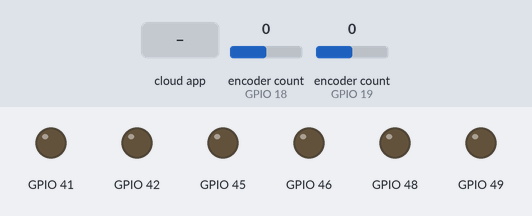
Simulated run of this sketch. Board: ESP32. Shown: output pins drawn as LEDs (lit = HIGH). The test bench sets the inputs (shaded band); at power-on: encoder count (sensors on GPIO 18, GPIO 19) 0. The ROS host is connected and sends only what is stated.

Above: at 1.2 s.
1.3 s: the phone or cloud app sets lwheel_desired_vel to 45
At 3.9 s:
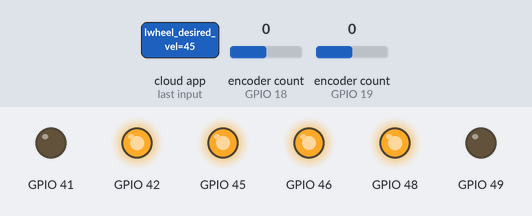
4.3 s: the phone or cloud app sets rwheel_desired_vel to 0
At 5.0 s:
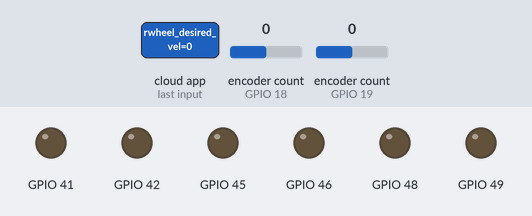
5.8 s: the phone or cloud app sets rwheel_desired_vel to 45
At 8.4 s:
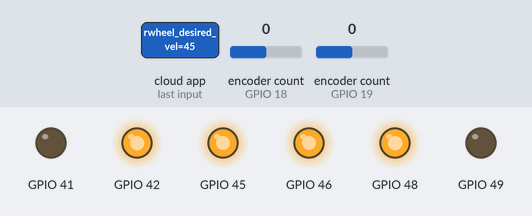
8.8 s: the phone or cloud app sets lwheel_desired_vel to 90
At 10.0 s:
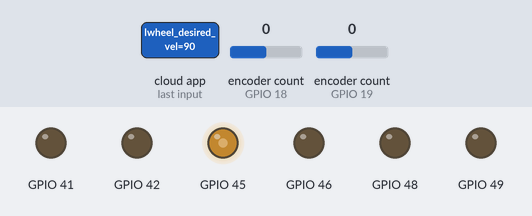
Timing chart, 0 to 11.8 s (numbered marks = the images above; inputs shaded):
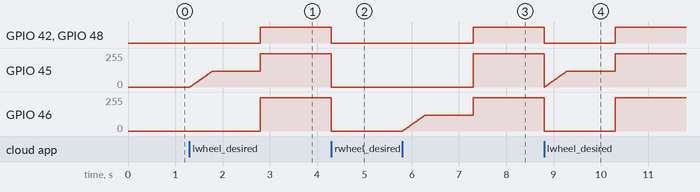

The sketch:

musafir_v2_arduino_forROS.ino
```cpp
#include <Wire.h>
#include <ros.h>
#include <std_msgs/Float32.h>
#include <geometry_msgs/Twist.h>
#include <std_msgs/Int32.h>
#include <std_msgs/Int16.h>
//#include <std_msgs/String.h>

#include <ros/time.h>
#include <tf/tf.h>
#include <tf/transform_broadcaster.h>
#include <nav_msgs/Odometry.h>

ros::NodeHandle  nh;

//geometry_msgs::Quaternion odom_quat;
//geometry_msgs::TransformStamped t;
//tf::TransformBroadcaster broadcaster;

std_msgs::Int16 leftEnc;
ros::Publisher pub_leftEnc("lwheel_ticks", &leftEnc);

std_msgs::Int16 rightEnc;
ros::Publisher pub_rightEnc("rwheel_ticks", &rightEnc);

//std_msgs::Float32 leftWheelVel;
//ros::Publisher pub_leftEncRate("lwheel_rate", &leftWheelVel);

//std_msgs::Float32 rightWheelVel;
//ros::Publisher pub_rightEncRate("rwheel_rate", &rightWheelVel);

geometry_msgs::Twist vel_msg;
ros::Publisher pub_vel("twistVelocity", &vel_msg);

float vl;
float vr;

// ROBOT PARAMETERS                  *************************************************
float WHEELBASE = 0.32 ;                 //m
long int TICKS_PER_REV = 5480 ;
float WHEEL_DIAMETER_METER = 0.16 ;       //m
float DISTANCE_PER_TICK = (M_PI*WHEEL_DIAMETER_METER) / ((float)TICKS_PER_REV) ;

// ODOMETRY PARAMETERS
double x = 0 , y = 0 ;
float theta = 0 , c_theta ;
float sr , sl ,mean_s ;

String dummy_string =" ";
//

unsigned long timeOutPreviousMillis = 0;  //Velocity Time Out.
int velocityTimeOut = 1500; //ms
unsigned long currentMillis = 0;

unsigned long previousMillis = 0;
double interval = 10; // in ms

unsigned long pubPreviousMillis = 0;
int pubInterval = 100;

unsigned long accPreviousMillis = 0;
int accInterval = 3; //ms
double changeVelPerLoop = 0.025; // meter per second square
double windowExit = 0.031; // 0.1m/s before
double accVelL = 0 , accVelR = 0;
double accVelLTemp = 0 , accVelRTemp = 0;

#include "MusafirMotor.h"
MusafirMotor motorL(41, 42, 45);
MusafirMotor motorR(49, 48, 46);

#include <PID_v1.h>
struct motorParams {
  double kp;
  double ki;
  double kd;
};

motorParams motorPIDL;
motorParams motorPIDR;

double measuredVelLeft = 0, measuredVelRight = 0;
double pwmL = 0, pwmR = 0;
double requiredVelLeft = 0, requiredVelRight = 0;
// PID (&input, &output, &setpoint, kp, ki, kd, DIRECT/REVERSE)
PID pidL(&measuredVelLeft, &pwmL, &accVelL, 30 , 0, 0, DIRECT);
PID pidR(&measuredVelRight, &pwmR, &accVelR, 30, 0, 0, DIRECT);
//PID pidL(&measuredVelLeft, &pwmL, &requiredVelLeft, 30 , 0, 0, DIRECT);
//PID pidR(&measuredVelRight, &pwmR, &requiredVelRight, 30, 0, 0, DIRECT);
//      PID////

boolean pidActive = true;

//ros::Subscriber <geometry_msgs::Twist> sub("/cmd_vel", twistCallBack);
void left_wheel_desired_vel(const std_msgs::Int16& rate)
{
  requiredVelLeft = rate.data;
  requiredVelLeft = constrain(requiredVelLeft, -4 , 4);
  //if(requiredVelLeft >= 0.01)
  timeOutPreviousMillis=  millis();
  pidActive = true;
}

void right_wheel_desired_vel(const std_msgs::Int16& rate1)
{
  requiredVelRight = rate1.data ;
  requiredVelRight = constrain(requiredVelRight, -4 , 4);
  //if(requiredVelRight >= 0.01)
  timeOutPreviousMillis= millis();
  pidActive = true;
}

ros::Subscriber <std_msgs::Int16> subRateL("lwheel_desired_vel",left_wheel_desired_vel );
ros::Subscriber <std_msgs::Int16> subRateR("rwheel_desired_vel",right_wheel_desired_vel );


#include <Encoder.h>

Encoder encL(19, 27);
Encoder encR(18, 25);
double encCurrL, encCurrR;
long int encOldL, encOldR;
double encRateL, encRateR;
int enc_left_sign = 1 ;
int enc_right_sign = 1 ;

void setup()
{

  Serial.begin(115200);
//  Wire.begin();        // join i2c bus (address optional for master)
  nh.initNode();
//  broadcaster.init(nh);
  nh.advertise(pub_leftEnc) ;
  nh.advertise(pub_rightEnc);
  nh.advertise(pub_vel);
 // nh.advertise(dummy_odom)  ;
  //nh.advertise(pub_leftEncRate);
  //nh.advertise(pub_rightEncRate);
  //nh.subscribe(sub);
  nh.subscribe(subRateL);
  nh.subscribe(subRateR);

  initPID();

  pidL.SetMode(AUTOMATIC);
  pidR.SetMode(AUTOMATIC);

  motorL.setDir(FORWARD);
  motorR.setDir(FORWARD);
}

void loop()
{
  currentMillis = millis();
  if (int(currentMillis - previousMillis) >= interval) {   //SETTING PID, Encoder and The Navigator.

    previousMillis = currentMillis;
    encCurrL = enc_left_sign * encL.read();
    encCurrR = enc_right_sign * encR.read();

    encRateL = double(encCurrL - encOldL);
    sl = (encRateL/TICKS_PER_REV) * 3.142 * WHEEL_DIAMETER_METER ;
    measuredVelLeft = sl * 100.0; // since interval is 10ms thats why i am multiplying it *100

    encRateR = double(encCurrR - encOldR);
    sr = (encRateR/TICKS_PER_REV) * 3.142 * WHEEL_DIAMETER_METER ;
    measuredVelRight = sr * 100.0; // since interval is 10ms thats why i am multiplying it *100

    //performing odometry calculations
   /* mean_s = (sl + sr) / 2;
    theta = ( (sr - sl) / WHEELBASE ) + theta;

    if (theta>6.283f)
    theta-=6.283;
    else if(theta<0)
    theta+=6.283;

    x = x + mean_s * cos(theta);
    y = y + mean_s * sin(theta);
    t.header.frame_id = "odom";
    t.child_frame_id = "base_link";

    t.transform.translation.x = x;
    t.transform.translation.y = y;

    if(theta > 3.142)
    {
      c_theta = theta - 6.283 ;
      }
    else
    c_theta = theta ;
    odom_quat = tf::createQuaternionFromYaw(c_theta);
    t.transform.rotation = odom_quat;
    t.header.stamp = nh.now();
    broadcaster.sendTransform(t);*/

    vel_msg.linear.x = measuredVelLeft;
    vel_msg.linear.y = measuredVelRight;
    pub_vel.publish(&vel_msg);
    /*odom.child_frame_id = "base_link";
    odom.header.frame_id = "odom";
    odom.pose.pose.position.x = x;
    odom.pose.pose.position.y = y;
    odom.pose.pose.position.z = 0.0;
    odom.pose.pose.orientation = odom_quat;
    pub_odom.publish(&odom);*/
    /*dummy_string = String(x) + " , " + String(y) + " , " + String(theta) ;
    int str_len = dummy_string.length() + 1;
    char char_array[str_len];
    dummy_string.toCharArray(char_array, str_len);
    str_msg.data = char_array;
    dummy_odom.publish(&str_msg);*/
    // ending odometry
    measuredVelLeft = abs(measuredVelLeft);
    measuredVelRight = abs(measuredVelRight);
    /*Serial.print(String(measuredVelLeft));
    Serial.print(" , ");
    Serial.println(requiredVelLeft);*/
    encOldL = encCurrL;
    encOldR = encCurrR;
    if (pidActive) {
      pidL.Compute();
      pidR.Compute();

      motorL.setPWM(pwmL);
      motorR.setPWM(pwmR);
   //Serial.println(pwmL);
    }
    //velocityDrive(100,100);
  }

  if (currentMillis - pubPreviousMillis >= pubInterval) {   //SETTING PID, Encoder and The Navigator.

    pubPreviousMillis = currentMillis;

    leftEnc.data=encCurrL;
    rightEnc.data=encCurrR;

   // leftEncRate.data = encRateL;
    //rightEncRate.data = encRateR;

    pub_leftEnc.publish(&leftEnc);
    pub_rightEnc.publish(&rightEnc);
    //pub_leftEncRate.publish(&leftEncRate);
   // pub_rightEncRate.publish(&rightEncRate);
  }

  if (currentMillis - timeOutPreviousMillis >= velocityTimeOut ) {  // Break Velocity after Certain Time.
    brakeLeftMotor(250);
    brakeRighttMotor(250);
    requiredVelLeft = 0;
    requiredVelRight = 0;
    accVelLTemp = 0;
    accVelRTemp = 0;
    pidActive = false;
  }

  if (long(currentMillis - accPreviousMillis) >= accInterval && pidActive == true ) {  // Break Velocity after Certain Time.
      double a = requiredVelLeft - accVelLTemp;
      if (a > windowExit) {
        accVelLTemp += changeVelPerLoop;
      }
      else if (a < -windowExit) {
       accVelLTemp -= changeVelPerLoop;
      }
      else {
        accVelLTemp = requiredVelLeft;
      }
   // Serial.print("acc: ");
  //  Serial.println(accVelL);
      double b = requiredVelRight - accVelRTemp;
      if (b > windowExit) {
        accVelRTemp += changeVelPerLoop;
      }
      else if (b < -windowExit) {
        accVelRTemp -= changeVelPerLoop;
      }
      else {
        accVelRTemp = requiredVelRight;
      }

      accPreviousMillis = currentMillis ;

      if(accVelLTemp >= 0)
        motorL.setDir(FORWARD);
      else if(accVelLTemp < 0)
        motorL.setDir(BACKWARD);

      if(accVelRTemp >= 0)
        motorR.setDir(FORWARD);
      else if(accVelRTemp < 0)
        motorR. setDir(BACKWARD);

      accVelL = abs(accVelLTemp);
      accVelR = abs(accVelRTemp);
  }
  nh.spinOnce();
}

void velocityDrive(int VL,int VR)
{
  if(VL<0)
  {
    motorL.setDir(BACKWARD);
    motorL.setPWM(abs(VL));
    }
  else
  {
    motorL.setDir(FORWARD);
    motorL.setPWM(abs(VL));
    }
  if(VR<0)
  {
    motorR.setDir(BACKWARD);
    motorR.setPWM(abs(VR));
    }
  else
  {
    motorR.setDir(FORWARD);
    motorR.setPWM(abs(VR));
    }
  }

  void brakeLeftMotor(int intensity)
{
  intensity = constrain(intensity, 0, 250); //Double Checks
  motorL.setDir(BRAKE);
  motorL.setPWM(intensity);

}
void brakeRighttMotor(int intensity)
{
  intensity = constrain(intensity, 0, 250); //Double Checks
  motorR.setDir(BRAKE);
  motorR.setPWM(intensity);
}

void initPID(void) {
  pidL.SetMode(MANUAL); // PID CONTROL OFF
  pidR.SetMode(MANUAL);
  pidL.SetSampleTime(interval); // sample time for PID
  pidR.SetSampleTime(interval);
  pidL.SetOutputLimits(0, 250); // min/max PWM
  pidR.SetOutputLimits(0, 250);
}
```

Measured:
- after the input at 1.3 s, GPIO 42, GPIO 48: LOW → HIGH after 1.5 s instead of 0.20 s; GPIO 46: 0/255 → 250/255 after 1.5 s instead of 0.20 s
- after the input at 4.3 s, GPIO 42, GPIO 48: HIGH → LOW at once; GPIO 45, GPIO 46: 250/255 → 0/255 at once
- after the input at 5.8 s, GPIO 42, GPIO 48: LOW → HIGH after 1.5 s instead of 0.00 s; GPIO 45: 0/255 → 250/255 after 1.5 s instead of 0.00 s
- after the input at 8.8 s, GPIO 42, GPIO 48: HIGH → LOW at once, → HIGH 1.5 s later; GPIO 46: 250/255 → 0/255 at once, → 250/255 1.5 s later
